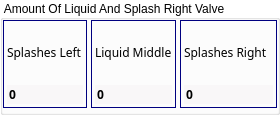
      <widget class="QGroupBox" name="groupBoxAmountOfLiquidAndSplashRightSide">
       <property name="styleSheet">
        <string notr="true">QGroupBox{
    background-color: transparent;
}</string>
       </property>
       <property name="title">
        <string>Amount Of Liquid And Splash Right Valve</string>
       </property>
       <layout class="QGridLayout" name="gridLayout_28">
        <property name="sizeConstraint">
         <enum>QLayout::SetDefaultConstraint</enum>
        </property>
        <property name="leftMargin">
         <number>0</number>
        </property>
        <property name="topMargin">
         <number>0</number>
        </property>
        <property name="rightMargin">
         <number>0</number>
        </property>
        <property name="bottomMargin">
         <number>4</number>
        </property>
        <property name="spacing">
         <number>4</number>
        </property>
        <item row="0" column="3">
         <widget class="ContentBoardItem" name="widgetDashBoardAmountOfLiquidRight_2" native="true">
          <property name="minimumSize">
           <size>
            <width>0</width>
            <height>88</height>
           </size>
          </property>
          <property name="maximumSize">
           <size>
            <width>16777215</width>
            <height>88</height>
           </size>
          </property>
          <property name="styleSheet">
           <string notr="true">/*QFrame{
     background:rgb(249,247,248);
    border: 1px solid rgb(0,0,128);
     min-height: 80px;
     max-height: 80px;
}

QLabel{
  background:rgb(249,247,248);
  color: rgb(39,51,66);
 border: 0px solid rgb(0,0,128);
  font-size: 16px;
  font-family: Siemens Sans;
  min-height: 20px;
  max-height: 20px;
}
*/


QWidget{
     border: 1px solid rgb(0,0,128);
 }

QLabel{
   border: 0px solid rgb(0,0,128);
}
</string>
          </property>
          <layout class="QGridLayout" name="gridLayout_41">
           <property name="leftMargin">
            <number>4</number>
           </property>
           <property name="topMargin">
            <number>4</number>
           </property>
           <property name="rightMargin">
            <number>4</number>
           </property>
           <property name="bottomMargin">
            <number>4</number>
           </property>
           <property name="spacing">
            <number>4</number>
           </property>
           <item row="0" column="0">
            <widget class="QLabel" name="labelDashBoardAmountOfLiquidRightRightSide">
             <property name="font">
              <font>
               <family>Siemens Sans</family>
              </font>
             </property>
             <property name="text">
              <string>Splashes Right  </string>
             </property>
            </widget>
           </item>
           <item row="1" column="0">
            <widget class="QDoubleSpinBox" name="doubleSpinBoxAmountOfLiquidRightRightTriggerSide">
             <property name="font">
              <font>
               <family>Siemens Sans</family>
               <weight>75</weight>
               <bold>true</bold>
              </font>
             </property>
             <property name="styleSheet">
              <string notr="true">QDoubleSpinBox
{
 background:rgb(249,247,248);
 min-width: 0px;
 border: 0px;
 }

QDoubleSpinBox[STATE=&quot;Ok&quot;]
{
 background:rgb(249,247,248);
 min-width: 0px;
 border: 0px;
 }
QDoubleSpinBox[STATE=&quot;Error&quot;]
{ 
 background:rgb(202, 51, 51);
 min-width: 0px;
 border: 0px;
 }
QDoubleSpinBox[STATE =&quot;Warning&quot;]
{ 
 background:rgb(234, 206, 33);
 min-width: 0px;
 border: 0px;
 }




</string>
             </property>
             <property name="wrapping">
              <bool>false</bool>
             </property>
             <property name="readOnly">
              <bool>true</bool>
             </property>
             <property name="buttonSymbols">
              <enum>QAbstractSpinBox::NoButtons</enum>
             </property>
             <property name="suffix">
              <string/>
             </property>
             <property name="decimals">
              <number>0</number>
             </property>
             <property name="minimum">
              <double>0.000000000000000</double>
             </property>
             <property name="maximum">
              <double>10000000.000000000000000</double>
             </property>
             <property name="singleStep">
              <double>1.000000000000000</double>
             </property>
             <property name="value">
              <double>0.000000000000000</double>
             </property>
            </widget>
           </item>
          </layout>
         </widget>
        </item>
        <item row="0" column="0">
         <widget class="ContentBoardItem" name="widgetDashBoardAmountOfLiquidLeftRightSide" native="true">
          <property name="minimumSize">
           <size>
            <width>0</width>
            <height>88</height>
           </size>
          </property>
          <property name="maximumSize">
           <size>
            <width>16777215</width>
            <height>88</height>
           </size>
          </property>
          <property name="styleSheet">
           <string notr="true">/*QFrame{
     background:rgb(249,247,248);
    border: 1px solid rgb(0,0,128);
     min-height: 80px;
     max-height: 80px;
}

QLabel{
  background:rgb(249,247,248);
  color: rgb(39,51,66);
  border: 0px solid rgb(0,0,128);
  font-size: 16px;
  font-family: Siemens Sans;
  min-height: 20px;
  max-height: 20px;
}

QDoubleSpinBox{
background:rgb(255,255,255);
  color: rgb(39,51,66);
  font-size: 16px;
  font-weight: bold;
  font-family: Siemens Sans;
  min-height: 32px;
  max-height: 32px;
min-width: 0px;
}
*/


QWidget{
     border: 1px solid rgb(0,0,128);
 }

QLabel{
   border: 0px solid rgb(0,0,128);
}
</string>
          </property>
          <layout class="QGridLayout" name="gridLayout_43">
           <property name="leftMargin">
            <number>4</number>
           </property>
           <property name="topMargin">
            <number>4</number>
           </property>
           <property name="rightMargin">
            <number>4</number>
           </property>
           <property name="bottomMargin">
            <number>4</number>
           </property>
           <property name="spacing">
            <number>4</number>
           </property>
           <item row="1" column="0">
            <widget class="QLabel" name="labelDashBoardAmountOfLiquidLeftRightSide">
             <property name="font">
              <font>
               <family>Siemens Sans</family>
              </font>
             </property>
             <property name="text">
              <string>Splashes Left</string>
             </property>
            </widget>
           </item>
           <item row="2" column="0">
            <widget class="QDoubleSpinBox" name="doubleSpinBoxAmountOfLiquidLeftRightTriggerSide">
             <property name="font">
              <font>
               <family>Siemens Sans</family>
               <weight>75</weight>
               <bold>true</bold>
              </font>
             </property>
             <property name="styleSheet">
              <string notr="true">QDoubleSpinBox
{
 background:rgb(249,247,248);
 min-width: 0px;
 border: 0px;
 }
QDoubleSpinBox[STATE=&quot;Ok&quot;]
{
 background:rgb(249,247,248);
 min-width: 0px;
 border: 0px;
 }
QDoubleSpinBox[STATE=&quot;Error&quot;]
{ 
 background:rgb(202, 51, 51);
 min-width: 0px;
 border: 0px;
 }
QDoubleSpinBox[STATE =&quot;Warning&quot;]
{ 
 background:rgb(234, 206, 33);
 min-width: 0px;
 border: 0px;
 }

</string>
             </property>
             <property name="wrapping">
              <bool>false</bool>
             </property>
             <property name="frame">
              <bool>false</bool>
             </property>
             <property name="readOnly">
              <bool>true</bool>
             </property>
             <property name="buttonSymbols">
              <enum>QAbstractSpinBox::NoButtons</enum>
             </property>
             <property name="suffix">
              <string/>
             </property>
             <property name="decimals">
              <number>0</number>
             </property>
             <property name="minimum">
              <double>0.000000000000000</double>
             </property>
             <property name="maximum">
              <double>10000000.000000000000000</double>
             </property>
             <property name="singleStep">
              <double>1.000000000000000</double>
             </property>
             <property name="value">
              <double>0.000000000000000</double>
             </property>
            </widget>
           </item>
          </layout>
         </widget>
        </item>
        <item row="0" column="1" colspan="2">
         <widget class="ContentBoardItem" name="widgetDashBoardAmountOfLiquidMiddle_2" native="true">
          <property name="minimumSize">
           <size>
            <width>0</width>
            <height>88</height>
           </size>
          </property>
          <property name="maximumSize">
           <size>
            <width>16777215</width>
            <height>88</height>
           </size>
          </property>
          <property name="styleSheet">
           <string notr="true">/*QFrame{
     background:rgb(249,247,248);
  border: 1px solid rgb(0,0,128);
     min-height: 80px;
     max-height: 80px;
}

QLabel{
  background:rgb(249,247,248);
  color: rgb(39,51,66);
  border: 0px solid rgb(0,0,128);
  font-size: 16px;
  font-family: Siemens Sans;
  min-height: 20px;
  max-height: 20px;
}

QDoubleSpinBox{
background:rgb(255,255,255);
  color: rgb(39,51,66);
  font-size: 16px;
  font-weight: bold;
  font-family: Siemens Sans;
  min-height: 32px;
  max-height: 32px;
min-width: 0px;
}
*/

QWidget{
     border: 1px solid rgb(0,0,128);
 }

QLabel{
   border: 0px solid rgb(0,0,128);
}


</string>
          </property>
          <layout class="QGridLayout" name="gridLayout_46">
           <property name="sizeConstraint">
            <enum>QLayout::SetDefaultConstraint</enum>
           </property>
           <property name="leftMargin">
            <number>4</number>
           </property>
           <property name="topMargin">
            <number>4</number>
           </property>
           <property name="rightMargin">
            <number>4</number>
           </property>
           <property name="bottomMargin">
            <number>4</number>
           </property>
           <property name="spacing">
            <number>4</number>
           </property>
           <item row="0" column="0">
            <widget class="QLabel" name="labelDashBoardAmountOfLiquidMiddleRightSide">
             <property name="font">
              <font>
               <family>Siemens Sans</family>
              </font>
             </property>
             <property name="text">
              <string>Liquid Middle</string>
             </property>
            </widget>
           </item>
           <item row="1" column="0">
            <widget class="QDoubleSpinBox" name="doubleSpinBoxAmountOfLiquidMiddleRightSide">
             <property name="sizePolicy">
              <sizepolicy hsizetype="Fixed" vsizetype="Fixed">
               <horstretch>0</horstretch>
               <verstretch>0</verstretch>
              </sizepolicy>
             </property>
             <property name="minimumSize">
              <size>
               <width>0</width>
               <height>0</height>
              </size>
             </property>
             <property name="maximumSize">
              <size>
               <width>150</width>
               <height>16777215</height>
              </size>
             </property>
             <property name="font">
              <font>
               <family>Siemens Sans</family>
               <weight>75</weight>
               <bold>true</bold>
              </font>
             </property>
             <property name="autoFillBackground">
              <bool>true</bool>
             </property>
             <property name="styleSheet">
              <string notr="true">QDoubleSpinBox
{
 background:rgb(249,247,248);
 min-width: 0px;
 border: 0px;
 }
QDoubleSpinBox[STATE=&quot;Ok&quot;]
{
 background:rgb(249,247,248);
 min-width: 0px;
 border: 0px;
 }
QDoubleSpinBox[STATE=&quot;Error&quot;]
{ 
 background:rgb(202, 51, 51);
 min-width: 0px;
 border: 0px;
 }
QDoubleSpinBox[STATE =&quot;Warning&quot;]
{ 
 background:rgb(234, 206, 33);
 min-width: 0px;
 border: 0px;
 }


</string>
             </property>
             <property name="wrapping">
              <bool>false</bool>
             </property>
             <property name="readOnly">
              <bool>true</bool>
             </property>
             <property name="buttonSymbols">
              <enum>QAbstractSpinBox::NoButtons</enum>
             </property>
             <property name="prefix">
              <string/>
             </property>
             <property name="suffix">
              <string/>
             </property>
             <property name="decimals">
              <number>0</number>
             </property>
             <property name="minimum">
              <double>0.000000000000000</double>
             </property>
             <property name="maximum">
              <double>10000000.000000000000000</double>
             </property>
             <property name="singleStep">
              <double>1.000000000000000</double>
             </property>
             <property name="value">
              <double>0.000000000000000</double>
             </property>
            </widget>
           </item>
          </layout>
         </widget>
        </item>
       </layout>
      </widget>
